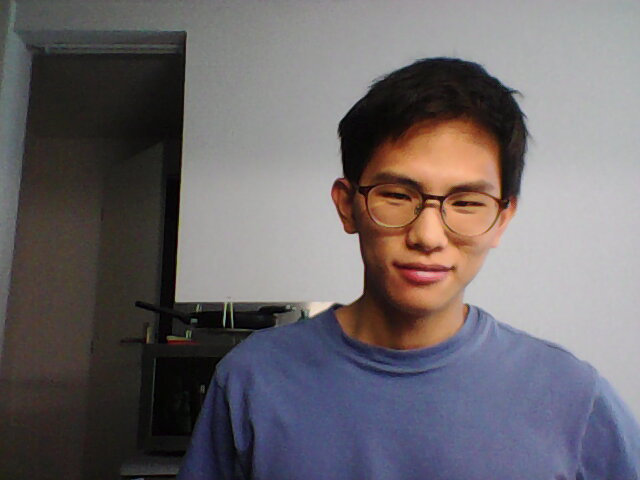
//> input picture ch6/data/W1.jpg, 640 x 480 px
$ ./orb_scratch   (built with g++ and OpenCV 4)
//> lines starting //> are read from the running program, lines starting //| are printed output that depends on the picture
// orb_scratch.cpp
// 2023 MAY 20
// Tershire

// bash execute command: ch7$ build/orb_scratch

// HEADER FILE ////////////////////////////////////////////////////////////////
#include <opencv2/opencv.hpp>
#include <string>
#include <nmmintrin.h>
#include <chrono>

using namespace std;

// GLOBAL VARIABLE ////////////////////////////////////////////////////////////
string file_1 = "Data/W1.jpg";
string file_2 = "Data/W2.jpg";
// string file_1 = "Data/1.png";
// string file_2 = "Data/2.png";


// TYPE DEFINITION ////////////////////////////////////////////////////////////
typedef vector<uint32_t> DescType;  // Descriptor Type


// FUNCTION PROTOTYPE /////////////////////////////////////////////////////////
void compute_descriptor(const cv::Mat &img, vector<cv::KeyPoint> &keypoints,
                                            vector<DescType>     &descriptors);

void brute_force_match(const vector<DescType> &descriptors_1,
                       const vector<DescType> &descriptors_2,
                             vector<cv::DMatch> &matches);


// MAIN ///////////////////////////////////////////////////////////////////////
int main(int argc, char **argv)
{
    // Setting ================================================================
    // read images
    cv::Mat img_1 = cv::imread(file_1, 0);
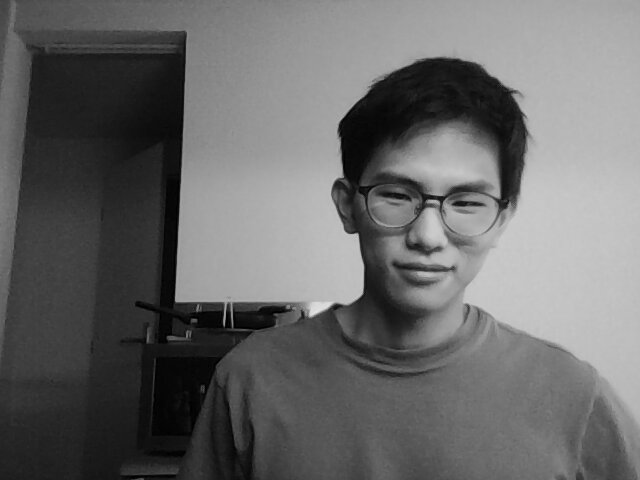
//> img_1: 480 rows x 640 cols, CV_8UC1; min 0, max 229, mean 105
    cv::Mat img_2 = cv::imread(file_2, 0);
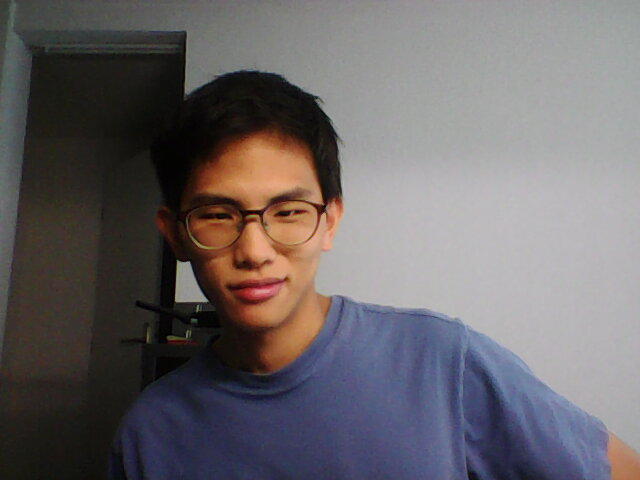
//> input picture ch6/data/W2.jpg, 640 x 480 px
    assert(img_1.data != nullptr && img_2.data != nullptr);


    // ORB Extraction =========================================================
    // timer: ini -------------------------------------------------------------
    chrono::steady_clock::time_point t_ini = chrono::steady_clock::now();

    // Extract FAST features (threshold=40) -----------------------------------
    // 1
    vector<cv::KeyPoint> keypoints_1;
    cv::FAST(img_1, keypoints_1, 40);
//> keypoints_1 = 68 keypoints; strongest (x, y, size): (357, 234, 7), (176, 301, 7), (224, 324, 7), (453, 204, 7)
//> (the rest of the program and of its run is left out)
